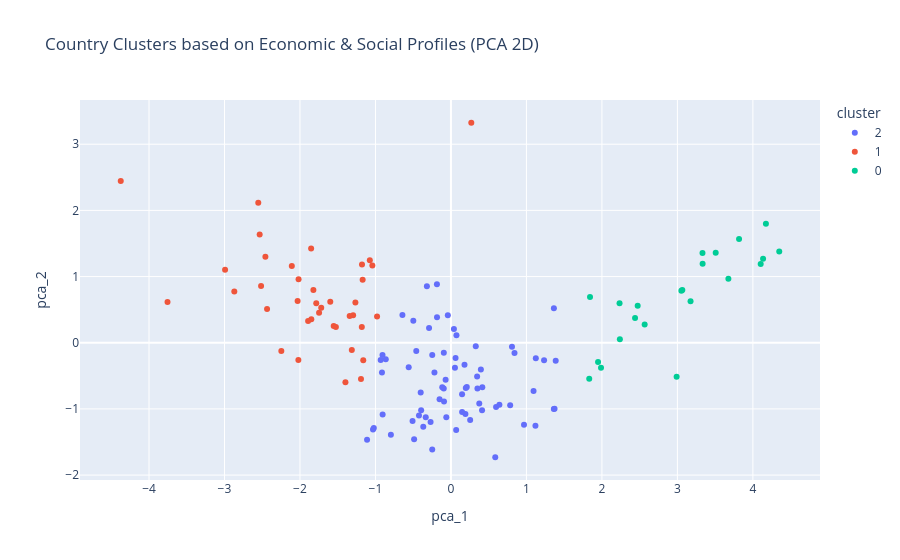

Notebook code cell kept with this figure:
### Markdown cell above
## 5. Machine Learning & Clustering
### 5.1 K-Means Clustering of Country Profiles
We cluster countries based on their economic and social indicators to identify overarching patterns.

### Code cell
# Prepare scaled data
features = ["gdp_per_capita", "social_support", "life_expectancy", "freedom", "corruption"]
X_cluster = df_reg[features]
scaler = StandardScaler()
X_scaled = scaler.fit_transform(X_cluster)

# KMeans
kmeans = KMeans(n_clusters=3, random_state=42, n_init=10)
df_reg["cluster"] = kmeans.fit_predict(X_scaled)
df_reg["cluster"] = df_reg["cluster"].astype(str)

# PCA for 2D visualization
pca = PCA(n_components=2)
pca_result = pca.fit_transform(X_scaled)
df_reg["pca_1"] = pca_result[:, 0]
df_reg["pca_2"] = pca_result[:, 1]

print(f"PCA explained variance ratio: {pca.explained_variance_ratio_}")

# Plot Clusters
fig_cluster = px.scatter(
    df_reg,
    x="pca_1",
    y="pca_2",
    color="cluster",
    hover_name="country_name",
    title="Country Clusters based on Economic & Social Profiles (PCA 2D)",
)
fig_cluster.show()

### Figure 1 — Plotly figure (JSON) as saved in the notebook; plotly's stock layout.template omitted (floating-point values rounded to 4 significant figures)
{"data": [{"hovertemplate": "<b>%{hovertext}</b><br><br>cluster=2<br>pca_1=%{x}<br>pca_2=%{y}<extra></extra>", "hovertext": ["Bahrain", "Botswana", "Tajikistan", "Bolivia", "Lebanon", "Moldova", "Panama", "Bangladesh", "Brazil", "Jordan", "Mauritius", "North Macedonia", "Jamaica", "Saudi Arabia", "South Africa", "Sri Lanka", "Uzbekistan", "Argentina", "Dominican Republic", "Kazakhstan", "Montenegro", "Poland", "Serbia", "Uruguay", "Colombia", "Estonia", "Honduras", "Italy", "Thailand", "Costa Rica", "El Salvador", "Israel", "Kuwait", "Nicaragua", "Spain", "Ukraine", "Albania", "Azerbaijan", "Cambodia", "Chile", "Croatia", "Hungary", "Indonesia", "Turkmenistan", "Belarus", "Namibia", "Slovenia", "Armenia", "Bulgaria", "Greece", "Kosovo", "Mexico", "Mongolia", "Paraguay", "Bhutan", "Ecuador", "Latvia", "Peru", "Libya", "Lithuania", "Nepal", "Bosnia and Herzegovina", "Guatemala", "Malaysia", "Myanmar", "Portugal", "China", "Cyprus", "Philippines", "Romania"], "legendgroup": "2", "marker": {"color": "#636efa", "symbol": "circle"}, "mode": "markers", "name": "2", "orientation": "v", "showlegend": true, "type": "scatter", "x": [1.124, -0.6426, -0.4985, -0.2475, -0.9049, -1.032, 0.7846, -0.3184, 0.1476, -0.09444, 0.351, -0.3948, 0.2546, 0.8086, -0.8634, -0.09506, 1.364, 0.4122, 0.3968, 0.2102, -0.4234, 0.5979, -0.3664, 1.234, 0.148, 1.388, 0.05306, 0.587, 0.3754, 1.094, -0.2187, 1.372, 0.842, 0.1797, 1.119, -1.111, -0.9309, -0.1845, -0.2897, 0.192, -0.2698, -0.4878, -0.5595, -0.3339, -0.1151, -0.9066, 1.363, -0.9137, -0.2479, -0.7955, -0.4006, 0.1969, -0.5087, 0.4154, -0.0412, 0.3467, -0.06141, -0.09149, 0.03947, 0.06932, -0.4591, -1.022, 0.06103, -0.07054, -0.1857, 0.9678, 0.3289, 0.6419, 0.07301, -0.1505], "xaxis": "x", "y": [-0.2358, 0.4203, 0.3334, -0.1836, -1.082, -1.313, -0.9427, 0.8532, -0.7766, -0.1508, -0.693, -1.021, -1.168, -0.05976, -0.2504, -0.6928, 0.5203, -1.021, -0.403, -0.6686, -1.101, -0.972, -1.268, -0.2649, -1.047, -0.2727, -0.376, -1.73, -0.9196, -0.7305, -0.4494, -0.996, -0.1537, -0.3306, -1.256, -1.468, -0.2624, 0.3852, 0.2228, -1.075, -1.196, -1.458, -0.3693, -1.127, -0.6732, -0.1837, -1.0, -0.4479, -1.612, -1.39, -0.7509, -0.6823, -1.183, -0.6718, 0.4146, -0.5103, -1.124, -0.8884, 0.2068, -1.318, -0.1258, -1.287, -0.2297, -0.5606, 0.8825, -1.241, -0.05469, -0.9385, 0.1129, -0.8535], "yaxis": "y"}, {"hovertemplate": "<b>%{hovertext}</b><br><br>cluster=1<br>pca_1=%{x}<br>pca_2=%{y}<extra></extra>", "hovertext": ["Liberia", "Senegal", "Tunisia", "Uganda", "Mauritania", "Nigeria", "Mozambique", "Central African Republic", "Gabon", "Georgia", "Benin", "Ethiopia", "Niger", "Chad", "Cameroon", "Comoros", "Iraq", "Lesotho", "Tanzania", "Burkina Faso", "Burundi", "India", "Mali", "Haiti", "Madagascar", "Morocco", "Afghanistan", "Algeria", "Kenya", "Pakistan", "Sierra Leone", "Zambia", "Ghana", "Guinea", "Rwanda", "Togo", "Zimbabwe", "Malawi"], "legendgroup": "1", "marker": {"color": "#EF553B", "symbol": "circle"}, "mode": "markers", "name": "1", "orientation": "v", "showlegend": true, "type": "scatter", "x": [-1.85, -1.313, -1.398, -1.553, -2.021, -1.718, -1.075, -4.374, -1.162, -1.041, -2.534, -1.296, -2.108, -2.992, -2.031, -2.436, -1.524, -1.822, -1.178, -1.784, -2.552, -1.17, -1.892, -2.87, -2.247, -0.9786, -3.754, -1.192, -1.181, -1.599, -2.515, -1.266, -1.747, -2.019, 0.2696, -2.458, -1.341, -1.852], "xaxis": "x", "y": [0.3562, -0.1095, -0.5972, 0.252, -0.2602, 0.5277, 1.248, 2.443, -0.2645, 1.166, 1.637, 0.4142, 1.159, 1.102, 0.6314, 0.51, 0.2387, 0.7972, 1.184, 0.5968, 2.116, 0.9504, 0.3301, 0.7763, -0.1248, 0.3956, 0.6164, -0.549, 0.2384, 0.6213, 0.8559, 0.6083, 0.4551, 0.9578, 3.325, 1.298, 0.4054, 1.424], "yaxis": "y"}, {"hovertemplate": "<b>%{hovertext}</b><br><br>cluster=0<br>pca_1=%{x}<br>pca_2=%{y}<extra></extra>", "hovertext": ["United Arab Emirates", "Australia", "Switzerland", "Ireland", "Finland", "Luxembourg", "Qatar", "United Kingdom", "Canada", "Malta", "Singapore", "Germany", "Norway", "Iceland", "Japan", "Belgium", "New Zealand", "Netherlands", "Sweden", "Austria", "Denmark", "France"], "legendgroup": "0", "marker": {"color": "#00cc96", "symbol": "circle"}, "mode": "markers", "name": "0", "orientation": "v", "showlegend": true, "type": "scatter", "x": [1.843, 3.174, 4.135, 3.676, 3.507, 4.349, 2.233, 2.439, 3.065, 1.988, 4.173, 2.474, 4.104, 2.99, 1.832, 2.238, 3.334, 3.053, 3.332, 2.566, 3.817, 1.949], "xaxis": "x", "y": [0.6917, 0.6277, 1.268, 0.9684, 1.362, 1.38, 0.5977, 0.375, 0.7974, -0.3788, 1.8, 0.5609, 1.192, -0.5136, -0.5433, 0.05105, 1.195, 0.7841, 1.358, 0.2767, 1.567, -0.2892], "yaxis": "y"}], "layout": {"legend": {"title": {"text": "cluster"}, "tracegroupgap": 0}, "title": {"text": "Country Clusters based on Economic & Social Profiles (PCA 2D)"}, "xaxis": {"anchor": "y", "domain": [0, 1], "title": {"text": "pca_1"}}, "yaxis": {"anchor": "x", "domain": [0, 1], "title": {"text": "pca_2"}}}}
